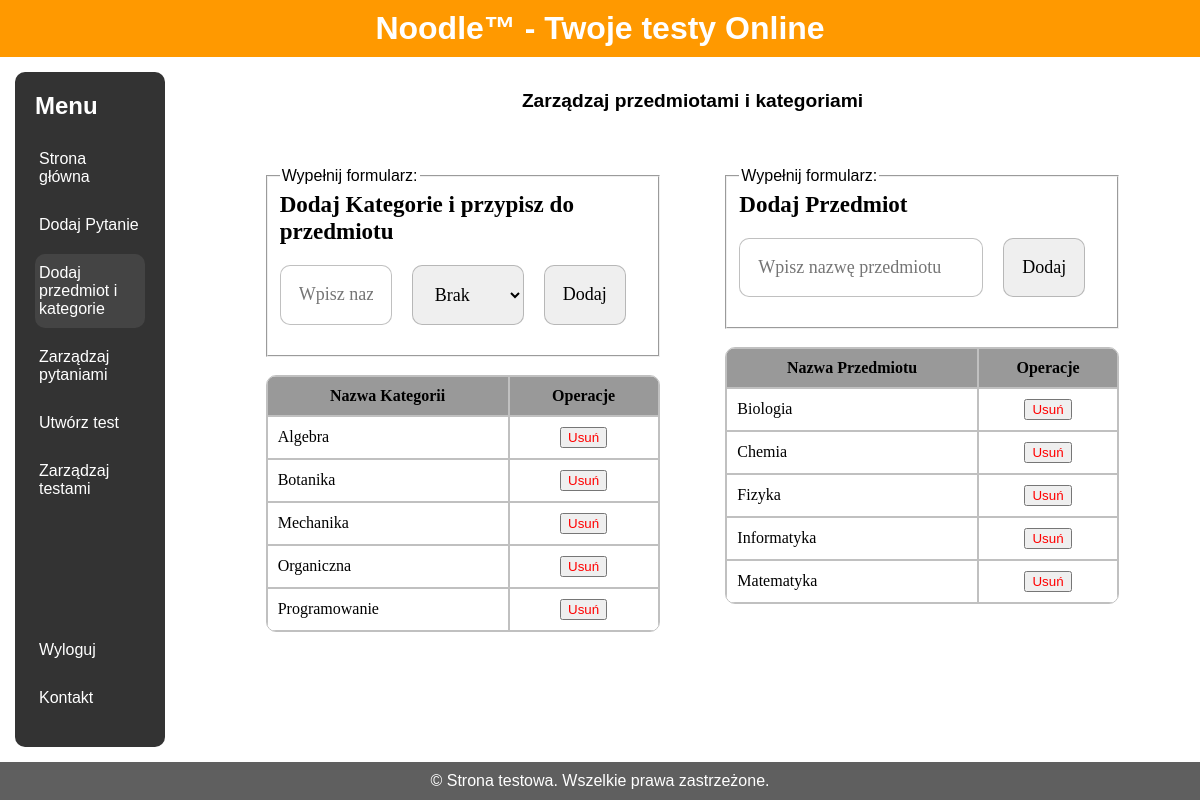
Page /Strona/html/panel_nauczyciela/dodaj_kat.php (signed in) on the earlier database version.
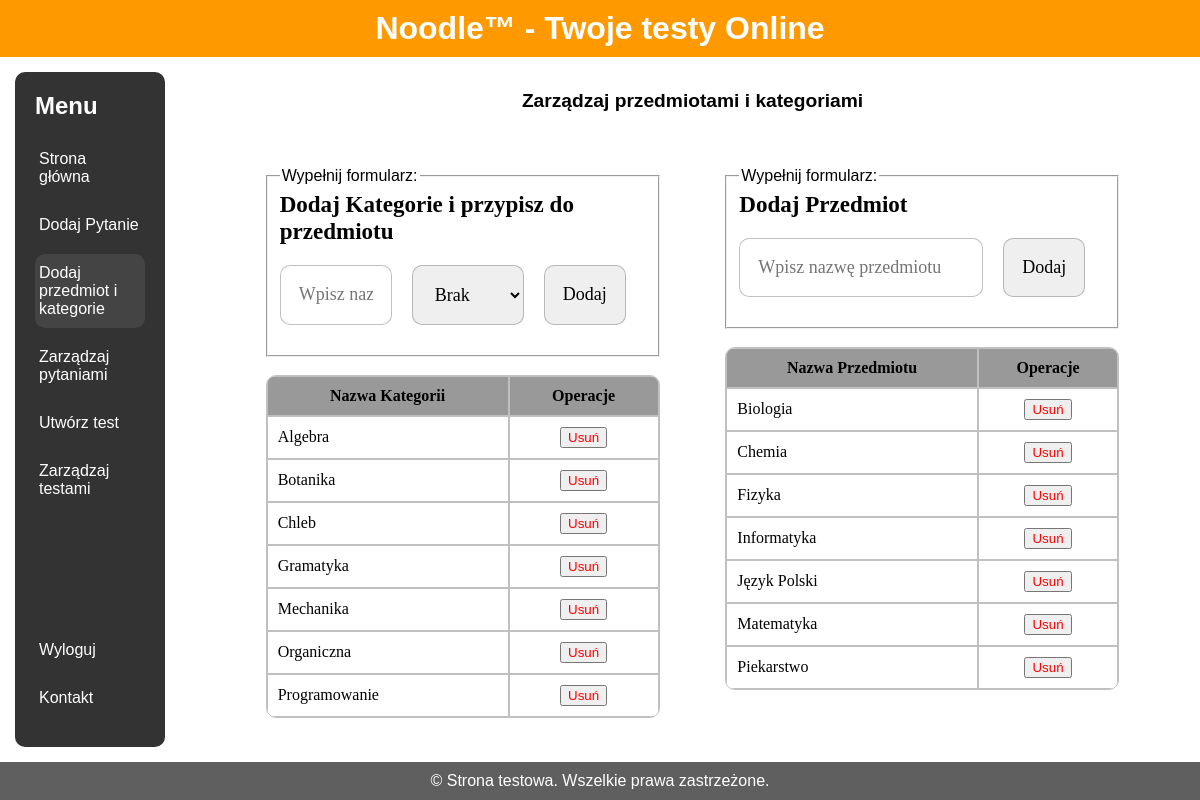
Same page on the later database version.
### tables this page shows
CREATE TABLE `kategoria` (
  `id` int(11) NOT NULL,
  `nazwa` varchar(40) NOT NULL
);

CREATE TABLE `przedmioty` (
  `id` int(11) NOT NULL,
  `nazwa` varchar(30) NOT NULL
);

### Strona/html/panel_nauczyciela/dodaj_kat.php (the view, shortened to what the changed rows need)
<!DOCTYPE html>
<html lang="en">
<head>
	<link rel="stylesheet" href="../styles.css">
</head>
<body>
	<?php
		$servername = "localhost";
		$username = "root";
		$password = "";
		$dbname = "baza";
		$conn = new mysqli($servername, $username, $password, $dbname);
	?>
	<div class="wrapper">
		<div class="header-content" id="head">
      		<h1>Noodle™ - Twoje testy Online</h1>
    		</div>
    		<div class="container">
      		<div class="sidebar" id="menu">
        		<ul>
				<h2>Menu</h2>
        		</ul>
      		</div>
			<div class="main-content" id="main">
				<div class="haslo" style="justify-content: flex-start;">
					<br><br>
					<div class="kat" style="display: flex;min-width:80%;justify-content:space-evenly">
					<div style="max-width:40%">
					<br>
					<div class="pytania" style="width: 100%;">
						<table>
							<tbody>
								<tr>
									<th class="szerokie">Nazwa Kategorii</th>
									<th colspan="2">Operacje</th>
								</tr>
                                <?php
                                    $sql = "SELECT kategoria.id, kategoria.nazwa AS kategoria
									FROM kategoria;";
                                    $result = $conn->query($sql);
                                    if ($result->num_rows > 0) {
                                        while($row = $result->fetch_assoc()) {
                                            echo '
                                            <tr>
                                                <td>' . $row['kategoria'] . '</td>
												<form method="POST" class="zarzadzaj">
													<input type="hidden" name="category_id" value="'.$row['id'].'">
													<td style="text-align:center;">
														<button type="submit" name="delete_category" class="delete" style="color: red;">Usuń</button>
													</td>
												</form>
                                            </form></td>
                                            </tr>';
                                        }
                                    }
                                    else {
                                        echo '<tr><td colspan="7">Brak pytań do wyświetlenia.</td></tr>';
                                    }
                                ?>
							</tbody>
						</table>
					</div>
					</div>
					<div style="max-width:40%">
					<br>
					<div class="pytania" style="width: 100%;">
						<table>
							<tbody>
								<tr>
									<th class="szerokie">Nazwa Przedmiotu</th>
									<th colspan="2">Operacje</th>
								</tr>
                                <?php
                                    $sql = "SELECT przedmioty.id, przedmioty.nazwa AS przedmiot
											FROM przedmioty";
                                    $result = $conn->query($sql);
                                    if ($result->num_rows > 0) {
                                        while($row = $result->fetch_assoc()) {
                                            echo '
                                            <tr>
                                                <td>' . $row['przedmiot'] . '</td>
												<form method="POST" class="zarzadzaj">
													<input type="hidden" name="subject_id" value="'.$row['id'].'">
													<td style="text-align:center;">
														<button type="submit" name="delete_subject" class="delete" style="color: red;">Usuń</button>
													</td>
												</form>
                                            </form></td>
                                            </tr>';
                                        }
                                    }
                                    else {
                                        echo '<tr><td colspan="7">Brak przedmiotów do wyświetlenia.</td></tr>';
                                    }
                                ?>
							</tbody>
						</table>
					</div>
					</div>
					</div>
				</div>
			</div>
    	</div>
	</div>
</body>
</html>

Differences in the rows shown:
added kategoria: nazwa "Chleb"
added kategoria: nazwa "Gramatyka"
added przedmioty: nazwa "Język Polski"
added przedmioty: nazwa "Piekarstwo"
